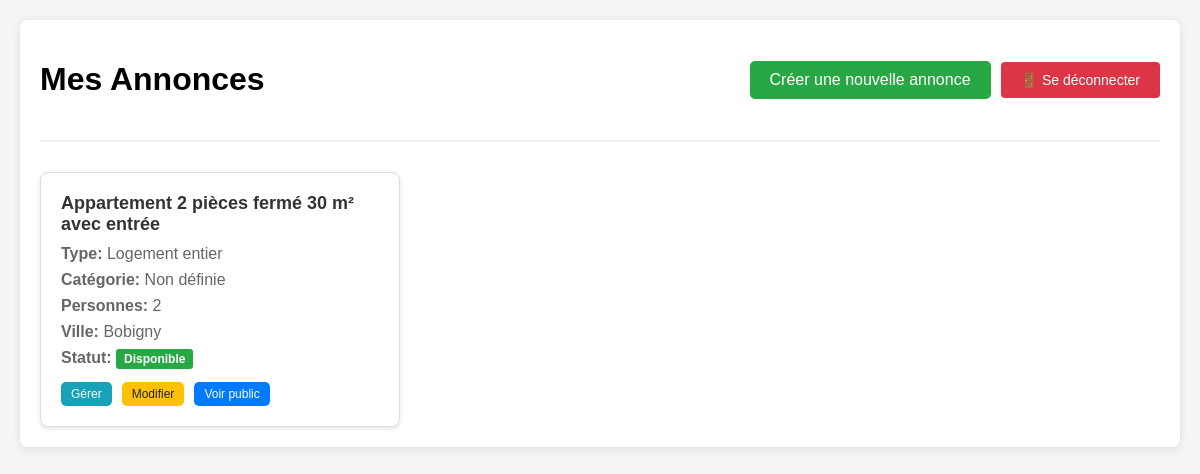
The page /annonce/gerer-annonce (signed in) on the database as committed earlier.
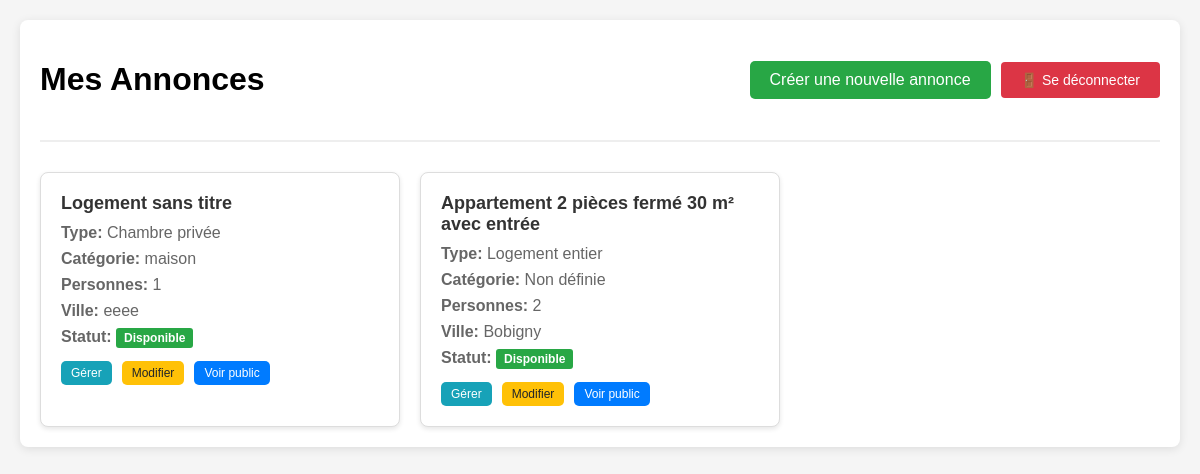
The same page on the database as committed later.
### annonce/models.py (models this page shows)
class Annonce(models.Model):
    user = models.ForeignKey(
        settings.AUTH_USER_MODEL,
        null=True,
        on_delete=models.CASCADE,
        unique=False
    )
    class TypeHebergement(models.TextChoices):
        Appartemment = 'APPT', _('Appartemment')
        Maison = 'MAIS', _('Maison')
        Studio = 'STUD', _('Studio')
        Autre = 'OTHR', _('Autre')
    hebergement_choice = models.CharField(
        max_length=4,
        choices=TypeHebergement.choices,
        default=TypeHebergement.Appartemment,
        verbose_name="Type d'hébergement"
    )
    class TypeLocation(models.TextChoices):
        logement_entier = 'ENTR', _('Logement entier')
        chambre_privee = 'PRIV', _('Chambre privée')
        chambre_partagee = 'PART', _('Chambre partagée')
    type_location_choices = models.CharField(
        max_length=4,
        choices=TypeLocation.choices,
        default=TypeLocation.logement_entier,
        verbose_name="Location partielle ou totale"
    )
    categorie_logement = models.CharField(max_length=50, blank=True)
    titre_logement = models.CharField(max_length=50, blank=True)
    description = models.TextField(blank=True)
    nombre_personne = IntegerField(
        default=1,
        validators=[
            MaxValueValidator(20),
            MinValueValidator(1)
        ],
        blank=True
    )
    pieces_couchage = IntegerField(
        default=1,
        validators=[
            MaxValueValidator(10),
            MinValueValidator(1)
        ],
        blank=True
    )
    equipements = models.ManyToManyField(Equipements, blank=True)
    services = models.ManyToManyField(Services, blank=True)
    categorie_service = models.ManyToManyField(CategorieService, blank=True)
    charges = models.ManyToManyField(Charges, blank=True)
    dureeLocationMini = models.CharField(blank=True,null=True, max_length=50)
    dureeLocationMaxi = models.CharField(blank=True,null=True, max_length=50)
    loyer_tc = models.FloatField(max_length=50, blank=True, null=True)
    charges_loyer = models.FloatField(max_length=50, blank=True, null=True)
    reservation = models.OneToOneField(
        settings.AUTH_USER_MODEL,
        null=True,
        on_delete=models.CASCADE,
        unique=False,
        related_name = 'user_reserved'
    )
    reserved = models.BooleanField(default=False)
    address = models.OneToOneField(
        AdressAnnonce,
        on_delete=models.CASCADE,
        null=True,
    )

class AdressAnnonce(models.Model):
    rue = models.CharField(blank=True, max_length=20)
    voie = models.CharField(blank=True, max_length=35)
    ville = models.CharField(blank=True, max_length=20)
    region = models.CharField(blank=True, max_length=20)
    zipCode = models.CharField(blank=True, max_length=5)
    pays = models.CharField(blank=True, max_length=20)

### annonce/views.py (the view)
# urls.py: path('gerer-annonce', views.gerer_annonce, name='gerer-annonce'),
@login_required
def gerer_annonce(request):
    requete = request.user
    annonces = Annonce.objects.filter(user=request.user).order_by('-id')
    context = {'annonces': annonces}
    return render(request, 'annonce/dashboard/dashboard_list.html', context)

### templates/annonce/dashboard/dashboard_list.html (shortened to what this page needs)
<!DOCTYPE html>
<html lang="fr">
<head>
</head>
<body>
    <div class="container">
        <div class="header">
            <h1>Mes Annonces</h1>
            <div style="display: flex; align-items: center; gap: 10px;">
                <a href="{% url 'logged-annonce' %}" class="btn btn-success">Créer une nouvelle annonce</a>
                <a href="{% url 'logout-annonce' %}" class="logout-btn">🚪 Se déconnecter</a>
            </div>
        </div>
        {% if annonces %}
        <div class="annonces-grid">
            {% for annonce in annonces %}
            <div class="annonce-card">
                <div class="annonce-title">
                    {{ annonce.titre_logement|default:"Logement sans titre" }}
                </div>
                <div class="annonce-info">
                    <strong>Type:</strong> {{ annonce.get_type_location_choices_display }}
                </div>
                <div class="annonce-info">
                    <strong>Catégorie:</strong> {{ annonce.categorie_logement|default:"Non définie" }}
                </div>
                <div class="annonce-info">
                    <strong>Personnes:</strong> {{ annonce.nombre_personne }}
                </div>
                {% if annonce.address %}
                <div class="annonce-info">
                    <strong>Ville:</strong> {{ annonce.address.ville|default:"Non définie" }}
                </div>
                {% endif %}
                <div class="annonce-info">
                    <strong>Statut:</strong>
                    {% if annonce.reserved %}
                        <span class="status status-reserved">Réservé</span>
                    {% else %}
                        <span class="status status-available">Disponible</span>
                    {% endif %}
                </div>
                <div class="annonce-actions">
                    <a href="{% url 'dashboard-annonce' annonce.id %}" class="btn btn-info btn-sm">Gérer</a>
                    <a href="{% url 'dashboard-description' annonce.id %}" class="btn btn-warning btn-sm">Modifier</a>
                    <a href="/annonce/detail_annonce/{{ annonce.id }}" class="btn btn-sm" target="_blank">Voir public</a>
                </div>
            </div>
            {% endfor %}
        </div>
        {% else %}
        <div class="no-annonces">
            <h3>Aucune annonce trouvée</h3>
            <p>Vous n'avez pas encore créé d'annonce.</p>
            <a href="{% url 'logged-annonce' %}" class="btn btn-success">Créer votre première annonce</a>
        </div>
        {% endif %}
    </div>
</body>
</html>

Rows that differ between the two databases and show on the page:
added Annonce: titre_logement "Logement sans titre", type_location_choices "Chambre privée", categorie_logement "maison", nombre_personne "1", address.ville "eeee", reserved "Disponible"
